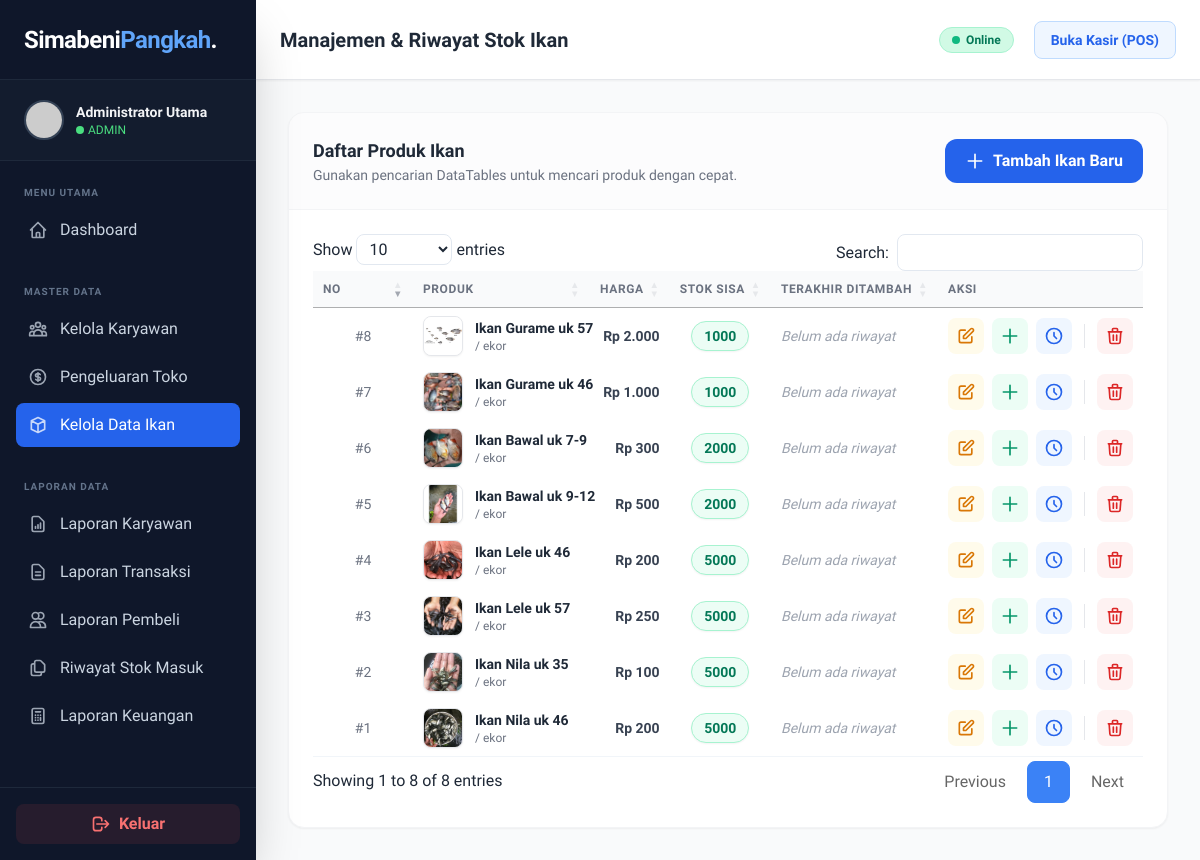
The page /admin/kelola_ikan.php (signed in) on the database its author committed.
### tables this page shows
CREATE TABLE `ikan` (
  `id` int(11) NOT NULL,
  `nama_ikan` varchar(100) NOT NULL,
  `deskripsi` text DEFAULT NULL,
  `harga` int(11) NOT NULL,
  `stok` int(11) NOT NULL DEFAULT 0,
  `satuan` varchar(20) NOT NULL DEFAULT 'kg',
  `gambar` varchar(255) DEFAULT 'default.jpg',
  `status_aktif` tinyint(1) NOT NULL DEFAULT 1,
  `created_at` timestamp NOT NULL DEFAULT current_timestamp(),
  `updated_at` timestamp NOT NULL DEFAULT current_timestamp() ON UPDATE current_timestamp()
);

### koneksi.php (called while the page is built, shortened)
<?php
function formatRupiah($angka)
{
    return "Rp " . number_format($angka, 0, ',', '.');
}

### admin/kelola_ikan.php (the view, shortened to what this page needs)
<?php
require_once '../koneksi.php';
$query_ikan = mysqli_query($koneksi, "
    SELECT ikan.*,
    (SELECT MAX(tanggal_tambah) FROM riwayat_stok WHERE ikan_id = ikan.id) as tgl_terakhir_tambah
    FROM ikan ORDER BY ikan.id DESC
");
include '../components/header.php';
?>
<link rel="stylesheet" href="https://cdn.datatables.net/1.13.7/css/jquery.dataTables.min.css">
<?php include '../components/sidebar.php'; ?>
<main class="flex-1 flex flex-col h-screen overflow-hidden bg-gray-50">
    <?php include '../components/navbar.php'; ?>
    <div class="flex-1 overflow-y-auto p-4 sm:p-6 lg:p-8 relative">
        <div class="bg-white rounded-2xl shadow-sm border border-gray-100 overflow-hidden">
            <div
                class="p-6 border-b border-gray-100 flex flex-col sm:flex-row sm:items-center justify-between gap-4 bg-gray-50/50">
                <div>
                    <h2 class="text-lg font-bold text-gray-800">Daftar Produk Ikan</h2>
                    <p class="text-sm text-gray-500">Gunakan pencarian DataTables untuk mencari produk dengan cepat.</p>
                </div>
                <button onclick="bukaModal('modal-tambah')"
                    class="w-full sm:w-auto px-5 py-2.5 bg-blue-600 text-white rounded-xl font-semibold hover:bg-blue-700 transition flex items-center justify-center gap-2">
                    <svg class="w-5 h-5" fill="none" stroke="currentColor" viewBox="0 0 24 24">
                        <path stroke-linecap="round" stroke-linejoin="round" stroke-width="2" d="M12 4v16m8-8H4"></path>
                    </svg>
                    Tambah Ikan Baru
                </button>
            </div>
            <div class="overflow-x-auto w-full">
                <table id="tabel-ikan" class="w-full text-left whitespace-nowrap">
                    <thead>
                        <tr class="bg-gray-50 text-gray-500 text-xs uppercase tracking-wider">
                            <th class="p-4 font-semibold w-16 text-center">No</th>
                            <th class="p-4 font-semibold">Produk</th>
                            <th class="p-4 font-semibold text-right">Harga</th>
                            <th class="p-4 font-semibold text-center">Stok Sisa</th>
                            <th class="p-4 font-semibold">Terakhir Ditambah</th>
                            <th class="p-4 font-semibold text-center">Aksi</th>
                        </tr>
                    </thead>
                    <tbody class="text-sm text-gray-700">
                        <?php if ($query_ikan && mysqli_num_rows($query_ikan) > 0): ?>
                            <?php
                            $no = 1;
                            while ($ikan = mysqli_fetch_assoc($query_ikan)): ?>
                                <tr class="hover:bg-blue-50/30 transition-colors group border-b border-gray-50">
                                    <td class="p-4 text-center text-gray-500 font-medium">#<?php echo $no++; ?></td>
                                    <td class="p-4">
                                        <div class="flex items-center gap-3">
                                            <?php
                                            $src = $ikan['gambar'];
                                            if (!filter_var($src, FILTER_VALIDATE_URL)) $src = '../uploads/' . $src;
                                            ?>
                                            <img src="<?php echo $src; ?>"
                                                onerror="this.src='https://via.placeholder.com/150?text=No+Foto'"
                                                class="w-10 h-10 rounded-lg object-cover bg-gray-100 border border-gray-200 shadow-sm">
                                            <div>
                                                <p class="font-bold text-gray-800 text-sm">
                                                    <?php echo htmlspecialchars($ikan['nama_ikan']); ?></p>
                                                <p class="text-xs text-gray-500">/
                                                    <?php echo htmlspecialchars($ikan['satuan']); ?></p>
                                            </div>
                                        </div>
                                    </td>
                                    <td class="p-4 text-right font-bold text-gray-700"
                                        data-order="<?php echo $ikan['harga']; ?>">
                                        <?php echo formatRupiah($ikan['harga']); ?>
                                    </td>
                                    <td class="p-4 text-center" data-order="<?php echo $ikan['stok']; ?>">
                                        <?php if ($ikan['stok'] > 0): ?>
                                            <span
                                                class="inline-flex px-3 py-1 items-center justify-center rounded-full bg-emerald-50 text-emerald-700 font-bold border border-emerald-200 shadow-sm">
                                                <?php echo $ikan['stok']; ?>
                                            </span>
                                        <?php else: ?>
                                            <span
                                                class="inline-flex px-2 py-1 rounded bg-red-50 text-red-600 text-xs font-bold border border-red-100">Habis</span>
                                        <?php endif; ?>
                                    </td>
                                    <td class="p-4 text-gray-600 text-sm"
                                        data-order="<?php echo $ikan['tgl_terakhir_tambah'] ? strtotime($ikan['tgl_terakhir_tambah']) : 0; ?>">
                                        <?php
                                        if ($ikan['tgl_terakhir_tambah']) {
                                            echo date('d M Y, H:i', strtotime($ikan['tgl_terakhir_tambah']));
                                        } else {
                                            echo '<span class="text-gray-400 italic">Belum ada riwayat</span>';
                                        }
                                        ?>
                                    </td>
                                    <td class="p-4">
                                        <div class="flex items-center justify-center gap-2">
                                            <button
                                                onclick="bukaModalEdit(<?php echo $ikan['id']; ?>, '<?php echo htmlspecialchars($ikan['nama_ikan'], ENT_QUOTES); ?>', <?php echo $ikan['harga']; ?>, '<?php echo $ikan['satuan']; ?>')"
                                                class="p-2 bg-amber-50 text-amber-600 hover:bg-amber-500 hover:text-white rounded-lg transition"
                                                title="Edit Data Ikan">
                                                <svg class="w-5 h-5" fill="none" stroke="currentColor" viewBox="0 0 24 24">
                                                    <path stroke-linecap="round" stroke-linejoin="round" stroke-width="2"
                                                        d="M11 5H6a2 2 0 00-2 2v11a2 2 0 002 2h11a2 2 0 002-2v-5m-1.414-9.414a2 2 0 112.828 2.828L11.828 15H9v-2.828l8.586-8.586z">
                                                    </path>
                                                </svg>
                                            </button>
                                            <button
                                                onclick="bukaModalRestock(<?php echo $ikan['id']; ?>, '<?php echo htmlspecialchars($ikan['nama_ikan'], ENT_QUOTES); ?>', '<?php echo $ikan['satuan']; ?>')"
                                                class="p-2 bg-emerald-50 text-emerald-600 hover:bg-emerald-600 hover:text-white rounded-lg transition"
                                                title="Tambah Stok Baru">
                                                <svg class="w-5 h-5" fill="none" stroke="currentColor" viewBox="0 0 24 24">
                                                    <path stroke-linecap="round" stroke-linejoin="round" stroke-width="2"
                                                        d="M12 4v16m8-8H4"></path>
                                                </svg>
                                            </button>
                                            <button
                                                onclick="bukaModalRiwayat(<?php echo $ikan['id']; ?>, '<?php echo htmlspecialchars($ikan['nama_ikan'], ENT_QUOTES); ?>')"
                                                class="p-2 bg-blue-50 text-blue-600 hover:bg-blue-600 hover:text-white rounded-lg transition"
                                                title="Lihat Riwayat Stok">
                                                <svg class="w-5 h-5" fill="none" stroke="currentColor" viewBox="0 0 24 24">
                                                    <path stroke-linecap="round" stroke-linejoin="round" stroke-width="2"
                                                        d="M12 8v4l3 3m6-3a9 9 0 11-18 0 9 9 0 0118 0z"></path>
                                                </svg>
                                            </button>
                                            <a href="kelola_ikan.php?hapus=<?php echo $ikan['id']; ?>"
                                                onclick="return confirm('HAPUS PERMANEN? Data dan Foto ikan akan dihapus dari server!');"
                                                class="p-2 bg-red-50 text-red-600 hover:bg-red-600 hover:text-white rounded-lg transition"
                                                title="Hapus Ikan">
                                                <svg class="w-5 h-5" fill="none" stroke="currentColor" viewBox="0 0 24 24">
                                                    <path stroke-linecap="round" stroke-linejoin="round" stroke-width="2"
                                                        d="M19 7l-.867 12.142A2 2 0 0116.138 21H7.862a2 2 0 01-1.995-1.858L5 7m5 4v6m4-6v6m1-10V4a1 1 0 00-1-1h-4a1 1 0 00-1 1v3M4 7h16">
                                                    </path>
                                                </svg>
                                            </a>
                                        </div>
                                    </td>
                                </tr>
                            <?php endwhile; ?>
                        <?php endif; ?>
                    </tbody>
                </table>
            </div>
        </div>
    </div>
</main>
<?php include '../components/footer.php'; ?>

### components/header.php (style rules this page uses)
body { font-family: 'Plus Jakarta Sans', sans-serif; }

### admin/kelola_ikan.php (style rules this page uses)
table.dataTable.no-footer { border-bottom: 1px solid #f1f5f9; }
table.dataTable thead th, table.dataTable thead td { border-bottom: 1px solid #f1f5f9; }

### rows shown on the page
ikan: shows a picture, nama_ikan "Ikan Nila uk 46", satuan "ekor", harga "Rp 200", stok "5000"
ikan: shows a picture, nama_ikan "Ikan Nila uk 35", satuan "ekor", harga "Rp 100", stok "5000"
ikan: shows a picture, nama_ikan "Ikan Lele uk 57", satuan "ekor", harga "Rp 250", stok "5000"
ikan: shows a picture, nama_ikan "Ikan Lele uk 46", satuan "ekor", harga "Rp 200", stok "5000"
ikan: shows a picture, nama_ikan "Ikan Bawal uk 9-12", satuan "ekor", harga "Rp 500", stok "2000"
ikan: shows a picture, nama_ikan "Ikan Bawal uk 7-9", satuan "ekor", harga "Rp 300", stok "2000"
ikan: shows a picture, nama_ikan "Ikan Gurame uk 46", satuan "ekor", harga "Rp 1.000", stok "1000"
ikan: shows a picture, nama_ikan "Ikan Gurame uk 57", satuan "ekor", harga "Rp 2.000", stok "1000"

### other values the page prints
$_SESSION['nama_lengkap'] "Administrator Utama"
$user_role "ADMIN"
$judul_halaman "Manajemen & Riwayat Stok Ikan"
